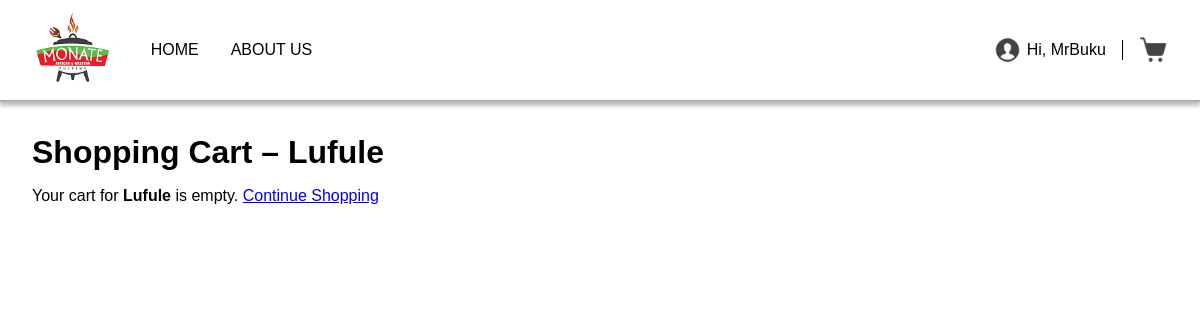
The page /menu/Lufule_cart.php (signed in) on the database as committed earlier.
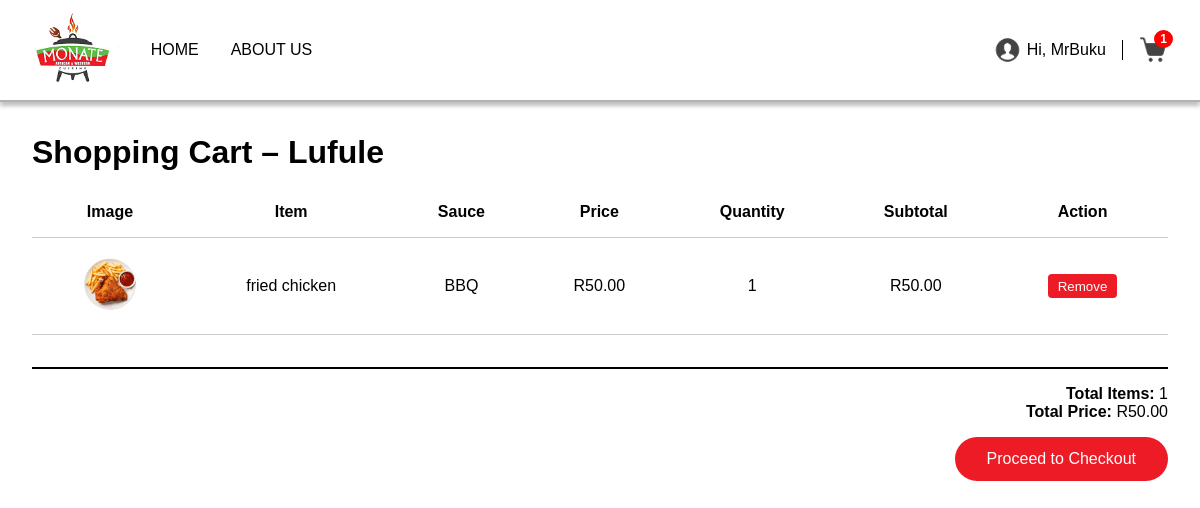
The same page on the database as committed later.
### tables this page shows
CREATE TABLE `cart` (
  `id` int(11) NOT NULL,
  `user_id` int(11) NOT NULL,
  `branch_location` varchar(255) NOT NULL,
  `item_id` int(11) NOT NULL,
  `name` varchar(255) NOT NULL,
  `price` decimal(10,2) NOT NULL,
  `quantity` int(11) NOT NULL DEFAULT 1,
  `sauce` varchar(100) DEFAULT NULL,
  `image` varchar(255) DEFAULT NULL,
  `created_at` timestamp NOT NULL DEFAULT current_timestamp()
);

### menu/Lufule_cart.php (the view, shortened to what this page needs)
<?php
require_once "../API/db.php";
$branchLocation = "Lufule";
$userId = $_SESSION["user_id"];
$stmt = $conn->prepare("
    SELECT C.id, C.item_id, C.name, C.price, C.quantity, C.sauce, C.image
    FROM Cart C
    WHERE C.user_id = ? AND C.branch_location = ?
");
$stmt->bind_param("is", $userId, $branchLocation);
$stmt->execute();
$result = $stmt->get_result();
$cartItems = $result->fetch_all(MYSQLI_ASSOC);
$totalItems = 0;
$totalPrice = 0;
foreach ($cartItems as $item) {
    $totalItems += $item["quantity"];
    $totalPrice += $item["price"] * $item["quantity"];
}
?>
<!DOCTYPE html>
<html lang="en">
<head>
</head>
<body>
  <header class="top-header">
    <div class="logo">
      <img src="img/logo 2.png" alt="Monate Logo">
    </div>
    <nav class="nav-links">
      <a href="../HOME/index.php">HOME</a>
      <a href="../About Us/index.php">ABOUT US</a>
    </nav>
    <div class="account-cart">
      <a href="../Sign in/index.php" class="account">
        <img src="img/profile.png" alt="Account">
        <span>
          <?php if (isset($_SESSION["username"])): ?>
            Hi, <?= htmlspecialchars($_SESSION["username"]); ?>
          <?php else: ?>
            ACCOUNT
          <?php endif; ?>
        </span>
      </a>
      <a href="Lufule_cart.php" class="cart">
        <img src="img/shopping cart.png" alt="Cart">
        <?php if ($totalItems > 0): ?>
          <span class="cart-badge"><?= $totalItems ?></span>
        <?php endif; ?>
      </a>
    </div>
  </header>
  <main class="cart-page">
    <h1>Shopping Cart – Lufule</h1>
    <?php if (empty($cartItems)): ?>
      <p>Your cart for <strong>Lufule</strong> is empty.
         <a href="Lufule.php">Continue Shopping</a></p>
    <?php else: ?>
      <table class="cart-table">
        <tr>
          <th>Image</th>
          <th>Item</th>
          <th>Sauce</th>
          <th>Price</th>
          <th>Quantity</th>
          <th>Subtotal</th>
          <th>Action</th>
        </tr>
        <?php foreach ($cartItems as $item): ?>
          <tr>
            <td><img src="<?= htmlspecialchars($item['image']) ?>" alt="<?= htmlspecialchars($item['name']) ?>"></td>
            <td><?= htmlspecialchars($item['name']) ?></td>
            <td><?= htmlspecialchars($item['sauce']) ?></td>
            <td>R<?= number_format($item['price'], 2) ?></td>
            <td><?= $item['quantity'] ?></td>
            <td>R<?= number_format($item['price'] * $item['quantity'], 2) ?></td>
            <td>
              <form method="POST" action="remove_from_cart.php" style="display:inline;">
                <button type="submit" class="remove-btn">Remove</button>
              </form>
            </td>
          </tr>
        <?php endforeach; ?>
      </table>
      <div class="summary">
        <p><strong>Total Items:</strong> <?= $totalItems ?></p>
        <p><strong>Total Price:</strong> R<?= number_format($totalPrice, 2) ?></p>
        <a href="checkout.php?branch=Lufule">
          <button class="checkout-btn">Proceed to Checkout</button>
        </a>
      </div>
    <?php endif; ?>
  </main>
</body>
</html>

Rows that differ between the two databases and show on the page:
added cart: image (picture), name "fried chicken", sauce "BBQ", price "50.00", quantity "1", $item['price']*$item['quantity'] "50.00"
Other text that changed with them:
$totalItems: (not shown) → "1"
$totalPrice: (not shown) → "50.00"
text no longer shown: "Your cart for Lufule is empty. Continue Shopping"
text now shown: "Image Item Sauce Price Quantity Subtotal Action Total Items: Total Price: R Proceed to Checkout"
